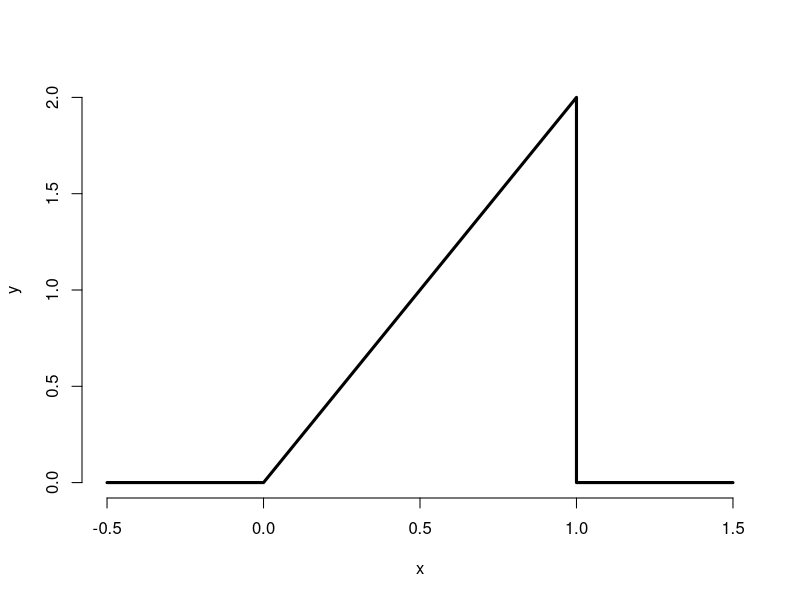
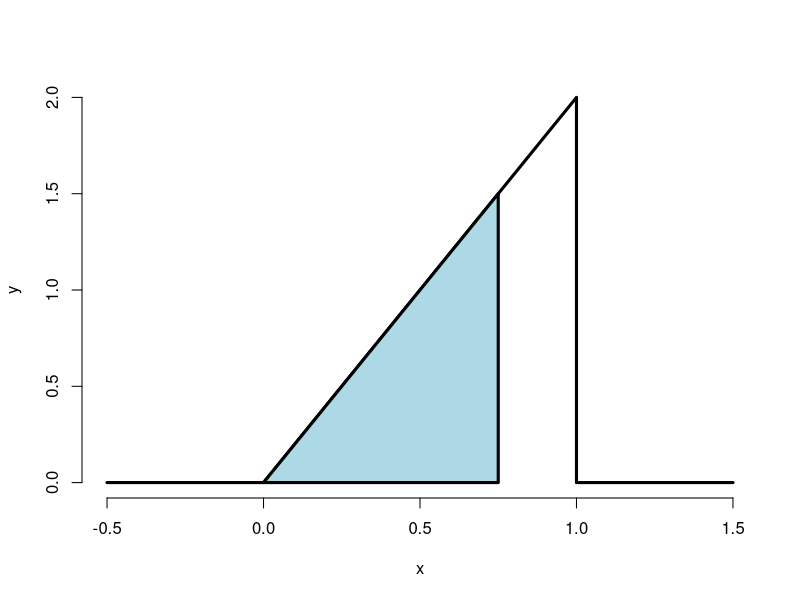
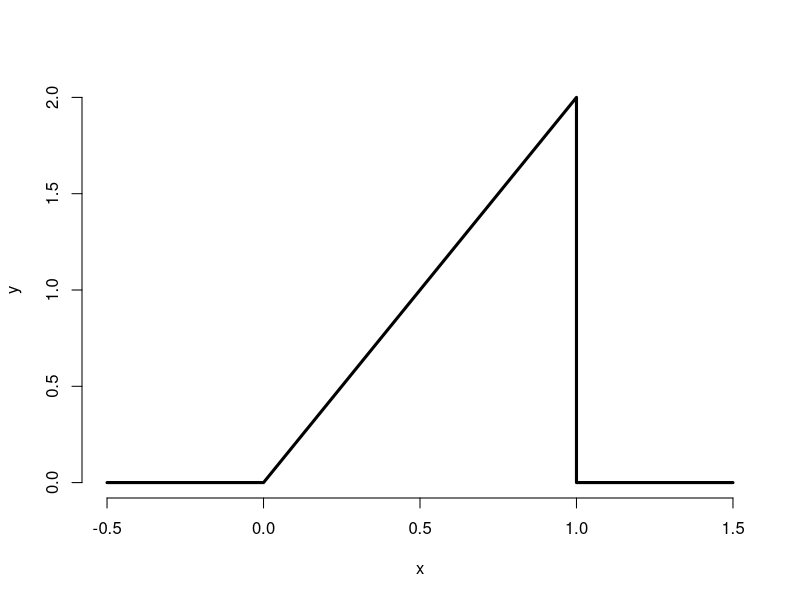
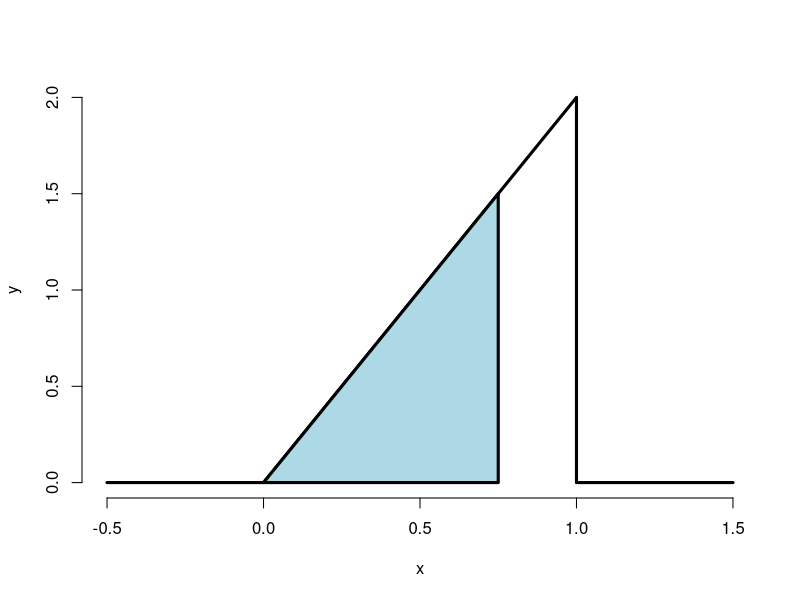

Source code (R) for these figures, in order:
## ---- chunk 1
knitr::opts_chunk$set(echo = TRUE)
## ---- chunk 2
x <- c(-0.5, 0, 1, 1, 1.5); y <- c( 0, 0, 2, 0, 0)
plot(x, y, lwd = 3, frame = FALSE, type = "l")
## ---- chunk 3
plot(x, y, lwd = 3, frame = FALSE, type = "l")
polygon(c(0, .75, .75, 0), c(0, 0, 1.5, 0), lwd = 3, col = "lightblue")
## ---- chunk 4
1.5 * .75 / 2
pbeta(.75, 2, 1)
## ---- chunk 5
pbeta(c(0.4, 0.5, 0.6), 2, 1)
## ---- chunk 6
sqrt(0.5)
## ---- chunk 7
qbeta(0.5, 2, 1)
## ---- chunk 8
x <- c(-0.5, 0, 1, 1, 1.5); y <- c( 0, 0, 2, 0, 0)
plot(x, y, lwd = 3, frame = FALSE, type = "l")
## ---- chunk 9
plot(x, y, lwd = 3, frame = FALSE, type = "l")
polygon(c(0, .75, .75, 0), c(0, 0, 1.5, 0), lwd = 3, col = "lightblue")
## ---- chunk 10
1.5 * .75 / 2
pbeta(.75, 2, 1)
## ---- chunk 11
pbeta(c(0.4, 0.5, 0.6), 2, 1)
## ---- chunk 12
sqrt(0.5)
## ---- chunk 13
qbeta(0.5, 2, 1)
